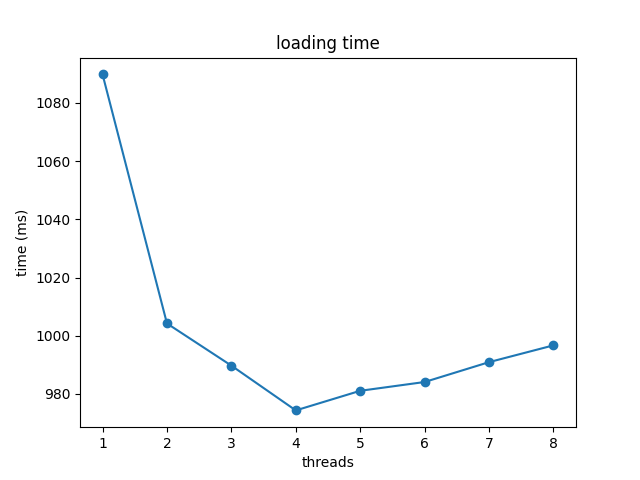

Reproduce this figure in Python.
import matplotlib.pyplot as plt

# Dati di esempio
x = [1, 2, 3, 4, 5, 6, 7 ,8]
y = [1089.83,1004.21,989.71,974.32,981.06,984.08,990.91,996.68]

# Creazione del grafico con linea che unisce i punti
plt.plot(x, y, marker='o', linestyle='-')

# Aggiunta di etichette agli assi e titolo al grafico
plt.xlabel('threads')
plt.ylabel('time (ms)')
plt.title('loading time')

# Mostra il grafico
plt.show()
